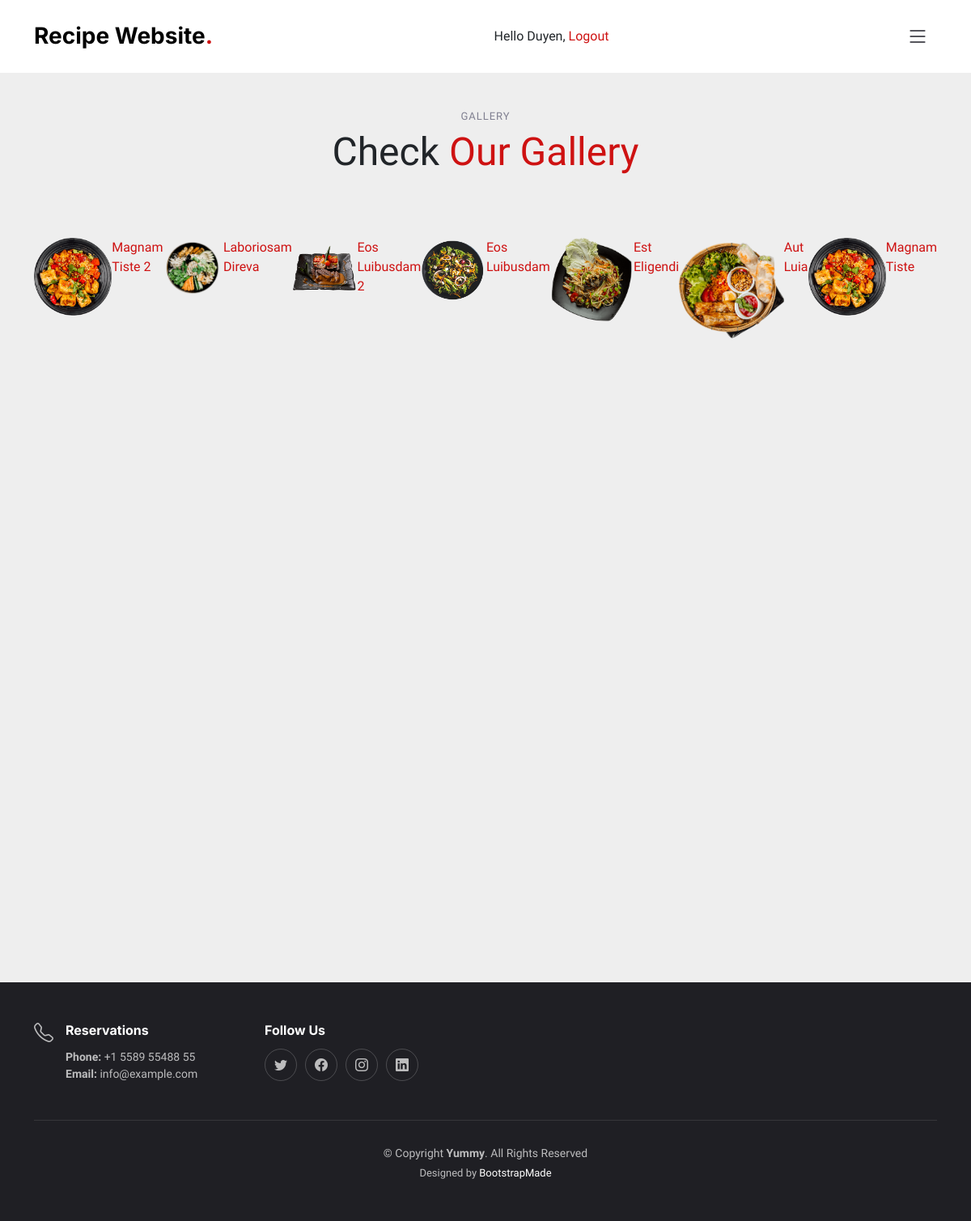
Page /images/ (signed in) on the committed database.
### recipe/models.py (models this page shows, shortened)
class Post(models.Model):
    STATUS_CHOICES = ( ('draft', 'Draft'), ('published', 'Published'), )
    title = models.CharField(max_length=250)
    slug = models.SlugField(max_length=250, unique_for_date='publish')
    author = models.ForeignKey(User, on_delete=models.CASCADE, related_name='recipe_posts')
    body = models.TextField()
    image = models.ImageField(upload_to='posts/image/%Y/%m/%d/', blank=True)
    video = models.FileField(upload_to='posts/video/%Y/%m/%d/', blank=True)
    url = models.URLField()
    publish = models.DateTimeField(default=timezone.now)
    created = models.DateTimeField(auto_now_add=True)
    updated = models.DateTimeField(auto_now=True)
    status = models.CharField(max_length=10, choices=STATUS_CHOICES, default='draft')
    objects = models.Manager() # The default manager.
    published = PublishedManager() # Our custom manager.
    score = models.IntegerField(default=0,
        validators=[
            MaxValueValidator(5),
            MinValueValidator(0),
        ]
    )
    class Meta:
        ordering = ('-publish',)
    def get_absolute_url(self):
        return reverse('recipe:post_detail', args=[self.publish.year, self.publish.month, self.publish.day, self.slug])

### images/views.py (the view)
# urls.py: path('', views.image_list, name='list'),
@login_required
def image_list(request):
    images = Post.objects.all()
    paginator = Paginator(images, 8)
    page = request.GET.get('page')
    try:
        images = paginator.page(page)
    except PageNotAnInteger:
        images = paginator.page(1)
    except EmptyPage:
        if is_ajax(request):
            return HttpResponse('')
        images = paginator.page(paginator.num_pages)
    if is_ajax(request):
        return render(request, 'images/image/list_ajax.html', {'section': 'images',
                                                                   'images': images})
    return render(request, 'images/image/list.html', {'section': 'images', 'images': images })

### images/templates/images/image/list.html (shortened to what this page needs)
{% extends "base.html" %}
{% block content %}
    <h1>Images bookmarked</h1>
    <div id="image-list">
        {% include "images/image/list_ajax.html" %}
    </div>
{% endblock %}

### account/templates/base.html (shortened to what this page needs)
{% load static %}
<html lang="en">
    <head>
        <link rel="stylesheet" href="https://cdnjs.cloudflare.com/ajax/libs/font-awesome/4.7.0/css/font-awesome.min.css">
        <link href="{% static "assets/vendor/bootstrap/css/bootstrap.min.css" %}" rel="stylesheet">
        <link href="{% static "assets/vendor/bootstrap-icons/bootstrap-icons.css" %}" rel="stylesheet">
        <link href="{% static "assets/vendor/aos/aos.css" %}" rel="stylesheet">
        <link href="{% static "assets/vendor/glightbox/css/glightbox.min.css" %}" rel="stylesheet">
        <link href="{% static "assets/vendor/swiper/swiper-bundle.min.css" %}" rel="stylesheet">
        <link href="{% static "assets/css/main.css" %}" rel="stylesheet">
        <link href="{% static "assets/css/login.css" %}" rel="stylesheet">
        <link href="{% static "assets/css/recipe.css" %}" rel="stylesheet">
    </head>
    <body>
        <header id="header" class="header fixed-top d-flex align-items-center">
            <div class="container d-flex align-items-center justify-content-between">
                <a href="{% url "home" %}" class="logo d-flex align-items-center me-auto me-lg-0">
                    <h1>Recipe Website<span>.</span></h1>
                </a>
                <span class="user">
                    {% if request.user.is_authenticated %}
                        Hello {{ request.user.first_name }}, <a href="{% url "logout" %}">Logout</a>
                    {% else %}
                        <a href="{% url "login" %}">Log-in</a>
                    {% endif %}
                </span>
                <i class="mobile-nav-toggle mobile-nav-show bi bi-list"></i>
            </div>
        </header>
        <div id="content">
            {% block content %}
            {% endblock %}
        </div>
        <footer id="footer" class="footer">
            <div class="container">
                <div class="row gy-3">
                    <div class="col-lg-3 col-md-6 footer-links d-flex">
                        <i class="bi bi-telephone icon"></i>
                        <div>
                            <h4>Reservations</h4>
                            <p>
                                <strong>Phone:</strong> +1 5589 55488 55<br>
                                <strong>Email:</strong> info@example.com<br>
                            </p>
                        </div>
                    </div>
                    <div class="col-lg-3 col-md-6 footer-links">
                        <h4>Follow Us</h4>
                        <div class="social-links d-flex">
                            <a href="#" class="twitter"><i class="bi bi-twitter"></i></a>
                            <a href="#" class="facebook"><i class="bi bi-facebook"></i></a>
                            <a href="#" class="instagram"><i class="bi bi-instagram"></i></a>
                            <a href="#" class="linkedin"><i class="bi bi-linkedin"></i></a>
                        </div>
                    </div>
                </div>
            </div>
            <div class="container">
                <div class="copyright">
                    &copy; Copyright <strong><span>Yummy</span></strong>. All Rights Reserved
                </div>
                <div class="credits">
                    Designed by <a href="https://bootstrapmade.com/">BootstrapMade</a>
                </div>
            </div>
        </footer>
    </body>
</html>

### images/templates/images/image/list_ajax.html (shortened to what this page needs)
<section id="gallery" class="gallery section-bg">
    <div class="container" data-aos="fade-up">
      <div class="section-header">
        <h2>gallery</h2>
        <p>Check <span>Our Gallery</span></p>
      </div>
      <div class="gallery-slider swiper">
        <div class="swiper-wrapper align-items-center">
          {% for image in images %}
            <div id="items-width">
              <a class="glightbox" data-gallery="images-gallery" href="{{ image.get_absolute_url }}">
                <a href="{{ image.get_absolute_url }}">
                  <img src="{{ image.image.url }}" class="img-fluid" alt="">
                </a>
              </a>
              <div class="info">
                <a href="{{ image.get_absolute_url }}" class="title" >
                    {{ image.title }}
                </a>
              </div>
            </div>
          {% endfor %}
        </div>
      </div>
    </div>
</section>

### account/static/assets/css/main.css (style rules this page uses)
:root { --font-default: "Open Sans", system-ui, -apple-system, "Segoe UI", Roboto, "Helvetica Neue", Arial, "Noto Sans", "Liberation Sans", sans-serif, "Apple Color Emoji", "Segoe UI Emoji", "Segoe UI Symbol", "Noto Color Emoji"; --font-primary: "Amatic SC", sans-serif; --font-secondary: "Inter", sans-serif; }
:root { --color-default: #212529; --color-primary: #ce1212; --color-secondary: #37373f; }
:root { scroll-behavior: smooth; }
body { font-family: var(--font-default); color: var(--color-default); }
a { color: var(--color-primary); text-decoration: none; }
h1, h2, h3, h4, h5, h6 { font-family: var(--font-secondary); }
section { overflow: hidden; padding: 80px 0; }
.section-bg { background-color: #eee; }
.section-header { text-align: center; padding-bottom: 30px; }
.section-header h2 { font-size: 13px; letter-spacing: 1px; font-weight: 400; margin: 0; padding: 0; color: #7f7f90; text-transform: uppercase; font-family: var(--font-default); }
.section-header p { margin: 0; font-size: 48px; font-weight: 400; font-family: var(--font-primary); }
.section-header p span { color: var(--color-primary); }
.header { background: #fff; transition: all 0.5s; z-index: 997; height: 90px; border-bottom: 1px solid #fff; }
.header .logo h1 { font-size: 28px; font-weight: 700; color: #000; margin: 0; font-family: var(--font-secondary); }
.header .logo h1 span { color: var(--color-primary); }
section { scroll-margin-top: 90px; }
@media (max-width: 1279px) { .mobile-nav-show { color: var(--color-secondary); font-size: 28px; cursor: pointer; line-height: 0; transition: 0.5s; z-index: 9999; margin: 0 10px 0 20px; } }
.gallery { overflow: hidden; }
@media (min-width: 992px) { .gallery .swiper-wrapper { padding: 40px 0; } }
.footer { font-size: 14px; background-color: #1f1f24; padding: 50px 0; color: rgba(255, 255, 255, 0.7); }
.footer .icon { margin-right: 15px; font-size: 24px; line-height: 0; }
.footer h4 { font-size: 16px; font-weight: bold; position: relative; padding-bottom: 5px; color: #fff; }
.footer .footer-links { margin-bottom: 30px; }
.footer .social-links a { display: flex; align-items: center; justify-content: center; width: 40px; height: 40px; border-radius: 50%; border: 1px solid rgba(255, 255, 255, 0.2); font-size: 16px; color: rgba(255, 255, 255, 0.7); margin-right: 10px; transition: 0.3s; }
.footer .copyright { text-align: center; padding-top: 30px; border-top: 1px solid rgba(255, 255, 255, 0.1); }
.footer .credits { padding-top: 4px; text-align: center; font-size: 13px; }
.footer .credits a { color: #fff; }

### account/static/assets/css/recipe.css (style rules this page uses)
#items-width { position: relative; width: 100%; height: 100%; z-index: 0; display: flex; transition-property: transform; box-sizing: content-box; }

### rows in the picture
Post: image (picture), title "Magnam Tiste 2"
Post: image (picture), title "Laboriosam Direva"
Post: image (picture), title "Eos Luibusdam 2"
Post: image (picture), title "Eos Luibusdam"
Post: image (picture), title "Est Eligendi"
Post: image (picture), title "Aut Luia"
Post: image (picture), title "Magnam Tiste"

### other values in the picture
{{ request.user.first_name }} "Duyen"
